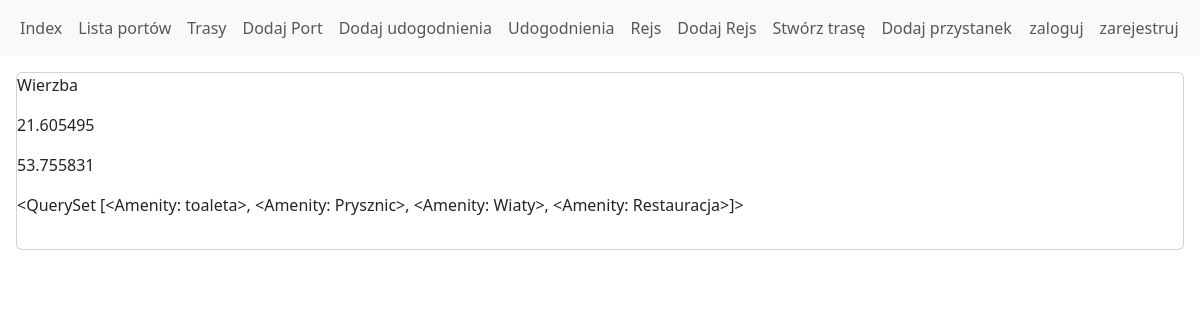
The page /port/2/ on the database as committed earlier.
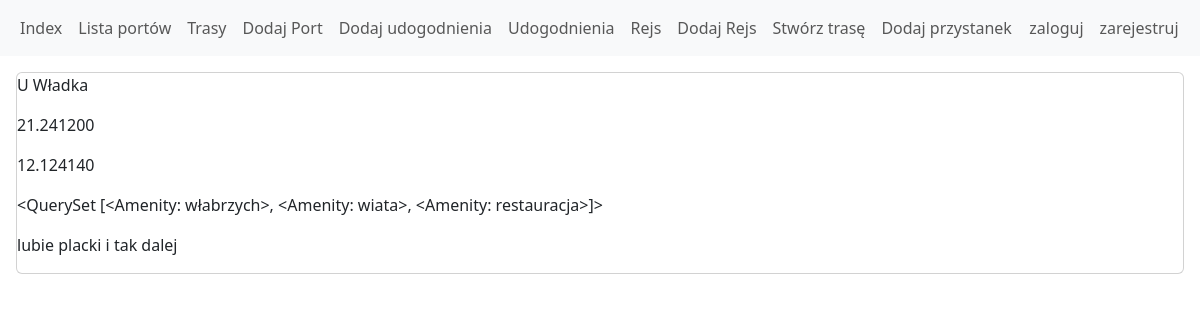
The same page on the database as committed later.
### HavenRouteApp/models.py (models this page shows)
class Port(models.Model):
    name = models.CharField(max_length=128)
    description = models.TextField(default='')
    lattitude = models.DecimalField(max_digits=9, decimal_places=6)
    longitude = models.DecimalField(max_digits=9, decimal_places=6)
    amenities = models.ManyToManyField(Amenity, blank=True)

class Amenity(models.Model):
    name = models.CharField(max_length=128)
    def __str__(self):
        return self.name

### HavenRouteApp/views.py (the view)
# urls.py: path('port/<int:pk>/', views.PortDetailView.as_view(), name='port_detail'),
class PortDetailView(DetailView):
    model = Port
    template_name = 'porty/port_detail_view.html'

### templates/porty/port_detail_view.html
{% extends 'base.html' %}
{% block content %}
    <div class="card">
        <p>{{ object.name }}</p>
        <p> {{ object.longitude }}</p>
        <p> {{ object.lattitude }}</p>
        <p> {{ object.amenities.all }}</p>
        <p> {{ object.description }}</p>
    </div>
{% endblock %}

Rows that differ between the two databases and show on the page:
changed Port: name "Wierzba" → "U Władka"; longitude "21.605495" → "21.241200"; lattitude "53.755831" → "12.124140"; amenities.all "<QuerySet [<Amenity: toaleta>, <Amenity: Prysznic>, <Amenity: Wiaty>, <Amenity: Restauracja>]>" → "<QuerySet [<Amenity: włabrzych>, <Amenity: wiata>, <Amenity: restauracja>]>"; description (not shown) → "lubie placki i tak dalej"
